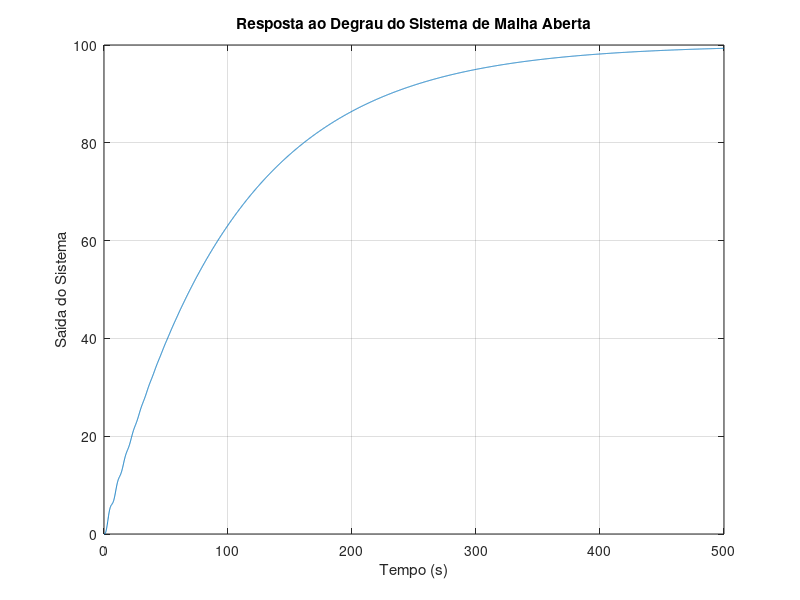

MATLAB code to generate this figure:
clc, close all, clear all, more off, pkg load control

pkg load control

% Parâmetros do sistema
##R = 0.015;               % Resistência da bobina (ohms)
##L = 15E-4;             % Indutância da bobina (henrys)
R = 1E-4;               % Resistência da bobina (ohms)
L = 1E-6;             % Indutância da bobina (henry
tl = L/R;            % Constante de tempo
fc = 1;             % Frequência de corte do filtro RC
tc = 1/(2*pi*fc);    % Constante de tempo do filtro RC

% Função de transferência do sistema
numerator = 1;
denominator = conv([1 tl], [1 tc 1]);

G = tf(numerator, denominator);

% Simulação da resposta ao degrau
t = 0:0.1:500;
[y, t] = step(G, t);

% Plot da resposta ao degrau
figure;
plot(t, y);
title('Resposta ao Degrau do Sistema de Malha Aberta');
xlabel('Tempo (s)');
ylabel('Saída do Sistema');
grid on;
% -------------------------------------------------


